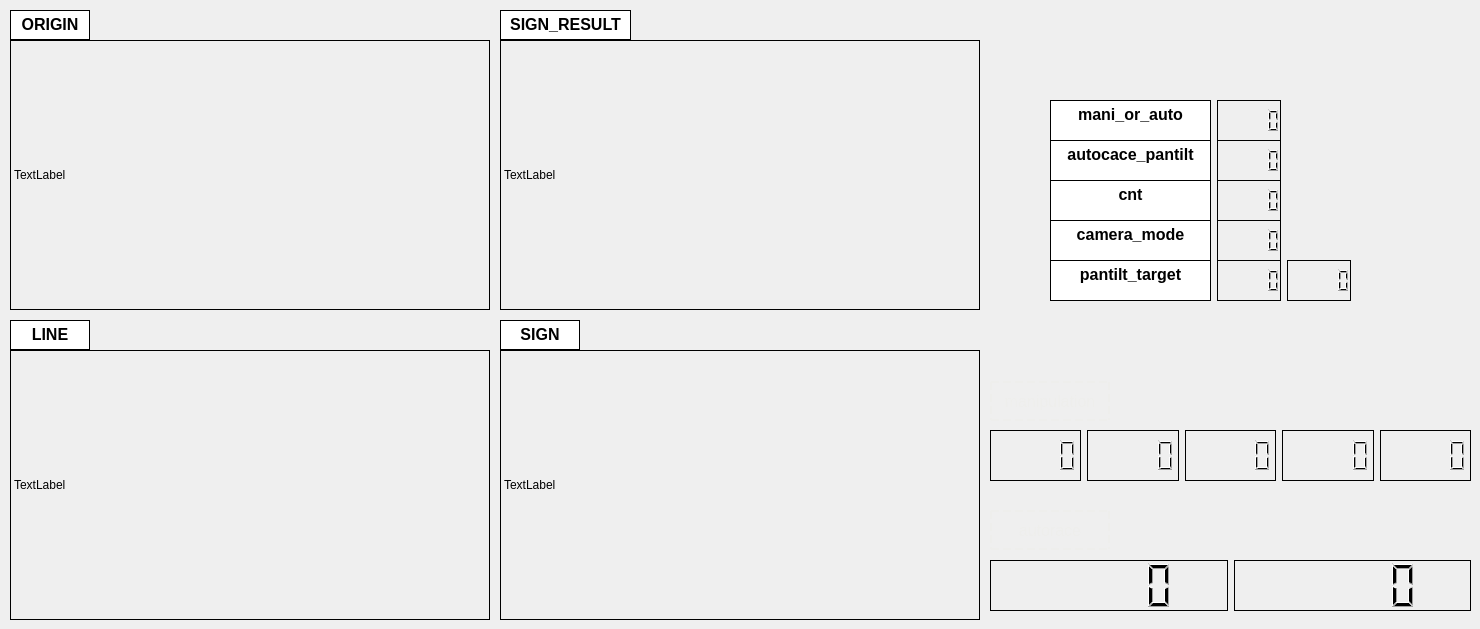
    <widget class="QWidget" name="Result">
     <attribute name="title">
      <string>Result</string>
     </attribute>
     <widget class="QPushButton" name="manipulation">
      <property name="geometry">
       <rect>
        <x>990</x>
        <y>381</y>
        <width>120</width>
        <height>40</height>
       </rect>
      </property>
      <property name="font">
       <font>
        <pointsize>12</pointsize>
        <weight>50</weight>
        <italic>false</italic>
        <bold>false</bold>
       </font>
      </property>
      <property name="styleSheet">
       <string notr="true">border-color: rgb(238, 238, 236);
border-width : 1.5px;
border-style:dashed;
color: rgb(238, 238, 236);</string>
      </property>
      <property name="text">
       <string>manipulation</string>
      </property>
     </widget>
     <widget class="QLabel" name="origin">
      <property name="geometry">
       <rect>
        <x>10</x>
        <y>40</y>
        <width>480</width>
        <height>270</height>
       </rect>
      </property>
      <property name="frameShape">
       <enum>QFrame::Box</enum>
      </property>
      <property name="text">
       <string>TextLabel</string>
      </property>
     </widget>
     <widget class="QTextEdit" name="ORIGIN">
      <property name="geometry">
       <rect>
        <x>10</x>
        <y>10</y>
        <width>80</width>
        <height>30</height>
       </rect>
      </property>
      <property name="frameShape">
       <enum>QFrame::Box</enum>
      </property>
      <property name="frameShadow">
       <enum>QFrame::Plain</enum>
      </property>
      <property name="html">
       <string>&lt;!DOCTYPE HTML PUBLIC &quot;-//W3C//DTD HTML 4.0//EN&quot; &quot;http://www.w3.org/TR/REC-html40/strict.dtd&quot;&gt;
&lt;html&gt;&lt;head&gt;&lt;meta name=&quot;qrichtext&quot; content=&quot;1&quot; /&gt;&lt;style type=&quot;text/css&quot;&gt;
p, li { white-space: pre-wrap; }
&lt;/style&gt;&lt;/head&gt;&lt;body style=&quot; font-family:'Ubuntu'; font-size:11pt; font-weight:400; font-style:normal;&quot;&gt;
&lt;p align=&quot;center&quot; style=&quot; margin-top:0px; margin-bottom:0px; margin-left:0px; margin-right:0px; -qt-block-indent:0; text-indent:0px;&quot;&gt;&lt;span style=&quot; font-size:12pt; font-weight:600;&quot;&gt;ORIGIN&lt;/span&gt;&lt;/p&gt;&lt;/body&gt;&lt;/html&gt;</string>
      </property>
     </widget>
     <widget class="QTextEdit" name="SIGN">
      <property name="geometry">
       <rect>
        <x>500</x>
        <y>320</y>
        <width>80</width>
        <height>30</height>
       </rect>
      </property>
      <property name="frameShape">
       <enum>QFrame::Box</enum>
      </property>
      <property name="frameShadow">
       <enum>QFrame::Plain</enum>
      </property>
      <property name="html">
       <string>&lt;!DOCTYPE HTML PUBLIC &quot;-//W3C//DTD HTML 4.0//EN&quot; &quot;http://www.w3.org/TR/REC-html40/strict.dtd&quot;&gt;
&lt;html&gt;&lt;head&gt;&lt;meta name=&quot;qrichtext&quot; content=&quot;1&quot; /&gt;&lt;style type=&quot;text/css&quot;&gt;
p, li { white-space: pre-wrap; }
&lt;/style&gt;&lt;/head&gt;&lt;body style=&quot; font-family:'Ubuntu'; font-size:11pt; font-weight:400; font-style:normal;&quot;&gt;
&lt;p align=&quot;center&quot; style=&quot; margin-top:0px; margin-bottom:0px; margin-left:0px; margin-right:0px; -qt-block-indent:0; text-indent:0px;&quot;&gt;&lt;span style=&quot; font-size:12pt; font-weight:600;&quot;&gt;SIGN&lt;/span&gt;&lt;/p&gt;&lt;/body&gt;&lt;/html&gt;</string>
      </property>
     </widget>
     <widget class="QPushButton" name="autorace">
      <property name="geometry">
       <rect>
        <x>990</x>
        <y>510</y>
        <width>120</width>
        <height>40</height>
       </rect>
      </property>
      <property name="font">
       <font>
        <pointsize>12</pointsize>
        <weight>50</weight>
        <italic>false</italic>
        <bold>false</bold>
       </font>
      </property>
      <property name="styleSheet">
       <string notr="true">border-color: rgb(238, 238, 236);
border-width : 1.5px;
border-style:dashed;
color: rgb(238, 238, 236);</string>
      </property>
      <property name="text">
       <string>autorace</string>
      </property>
     </widget>
     <widget class="QLabel" name="line">
      <property name="geometry">
       <rect>
        <x>10</x>
        <y>350</y>
        <width>480</width>
        <height>270</height>
       </rect>
      </property>
      <property name="frameShape">
       <enum>QFrame::Box</enum>
      </property>
      <property name="text">
       <string>TextLabel</string>
      </property>
     </widget>
     <widget class="QLabel" name="sign">
      <property name="geometry">
       <rect>
        <x>500</x>
        <y>350</y>
        <width>480</width>
        <height>270</height>
       </rect>
      </property>
      <property name="frameShape">
       <enum>QFrame::Box</enum>
      </property>
      <property name="text">
       <string>TextLabel</string>
      </property>
     </widget>
     <widget class="QTextEdit" name="LINE">
      <property name="geometry">
       <rect>
        <x>10</x>
        <y>320</y>
        <width>80</width>
        <height>30</height>
       </rect>
      </property>
      <property name="frameShape">
       <enum>QFrame::Box</enum>
      </property>
      <property name="frameShadow">
       <enum>QFrame::Plain</enum>
      </property>
      <property name="html">
       <string>&lt;!DOCTYPE HTML PUBLIC &quot;-//W3C//DTD HTML 4.0//EN&quot; &quot;http://www.w3.org/TR/REC-html40/strict.dtd&quot;&gt;
&lt;html&gt;&lt;head&gt;&lt;meta name=&quot;qrichtext&quot; content=&quot;1&quot; /&gt;&lt;style type=&quot;text/css&quot;&gt;
p, li { white-space: pre-wrap; }
&lt;/style&gt;&lt;/head&gt;&lt;body style=&quot; font-family:'Ubuntu'; font-size:11pt; font-weight:400; font-style:normal;&quot;&gt;
&lt;p align=&quot;center&quot; style=&quot; margin-top:0px; margin-bottom:0px; margin-left:0px; margin-right:0px; -qt-block-indent:0; text-indent:0px;&quot;&gt;&lt;span style=&quot; font-size:12pt; font-weight:600;&quot;&gt;LINE&lt;/span&gt;&lt;/p&gt;&lt;/body&gt;&lt;/html&gt;</string>
      </property>
     </widget>
     <widget class="QWidget" name="horizontalLayoutWidget">
      <property name="geometry">
       <rect>
        <x>990</x>
        <y>430</y>
        <width>481</width>
        <height>51</height>
       </rect>
      </property>
      <layout class="QHBoxLayout" name="horizontalLayout">
       <property name="sizeConstraint">
        <enum>QLayout::SetDefaultConstraint</enum>
       </property>
       <item>
        <widget class="QLCDNumber" name="m_1">
         <property name="frameShadow">
          <enum>QFrame::Plain</enum>
         </property>
        </widget>
       </item>
       <item>
        <widget class="QLCDNumber" name="m_2">
         <property name="frameShadow">
          <enum>QFrame::Plain</enum>
         </property>
        </widget>
       </item>
       <item>
        <widget class="QLCDNumber" name="m_3">
         <property name="frameShadow">
          <enum>QFrame::Plain</enum>
         </property>
        </widget>
       </item>
       <item>
        <widget class="QLCDNumber" name="m_4">
         <property name="frameShadow">
          <enum>QFrame::Plain</enum>
         </property>
        </widget>
       </item>
       <item>
        <widget class="QLCDNumber" name="m_5">
         <property name="frameShadow">
          <enum>QFrame::Plain</enum>
         </property>
        </widget>
       </item>
      </layout>
     </widget>
     <widget class="QLabel" name="sign_result">
      <property name="geometry">
       <rect>
        <x>500</x>
        <y>40</y>
        <width>480</width>
        <height>270</height>
       </rect>
      </property>
      <property name="frameShape">
       <enum>QFrame::Box</enum>
      </property>
      <property name="text">
       <string>TextLabel</string>
      </property>
     </widget>
     <widget class="QTextEdit" name="SIGN_RESULT">
      <property name="geometry">
       <rect>
        <x>500</x>
        <y>10</y>
        <width>131</width>
        <height>30</height>
       </rect>
      </property>
      <property name="frameShape">
       <enum>QFrame::Box</enum>
      </property>
      <property name="frameShadow">
       <enum>QFrame::Plain</enum>
      </property>
      <property name="html">
       <string>&lt;!DOCTYPE HTML PUBLIC &quot;-//W3C//DTD HTML 4.0//EN&quot; &quot;http://www.w3.org/TR/REC-html40/strict.dtd&quot;&gt;
&lt;html&gt;&lt;head&gt;&lt;meta name=&quot;qrichtext&quot; content=&quot;1&quot; /&gt;&lt;style type=&quot;text/css&quot;&gt;
p, li { white-space: pre-wrap; }
&lt;/style&gt;&lt;/head&gt;&lt;body style=&quot; font-family:'Ubuntu'; font-size:11pt; font-weight:400; font-style:normal;&quot;&gt;
&lt;p align=&quot;center&quot; style=&quot; margin-top:0px; margin-bottom:0px; margin-left:0px; margin-right:0px; -qt-block-indent:0; text-indent:0px;&quot;&gt;&lt;span style=&quot; font-size:12pt; font-weight:600;&quot;&gt;SIGN_RESULT&lt;/span&gt;&lt;/p&gt;&lt;/body&gt;&lt;/html&gt;</string>
      </property>
     </widget>
     <widget class="QWidget" name="horizontalLayoutWidget_2">
      <property name="geometry">
       <rect>
        <x>990</x>
        <y>560</y>
        <width>481</width>
        <height>51</height>
       </rect>
      </property>
      <layout class="QHBoxLayout" name="horizontalLayout_2">
       <property name="sizeConstraint">
        <enum>QLayout::SetDefaultConstraint</enum>
       </property>
       <item>
        <widget class="QLCDNumber" name="lrpm">
         <property name="frameShadow">
          <enum>QFrame::Plain</enum>
         </property>
        </widget>
       </item>
       <item>
        <widget class="QLCDNumber" name="rrpm">
         <property name="frameShadow">
          <enum>QFrame::Plain</enum>
         </property>
        </widget>
       </item>
      </layout>
     </widget>
     <widget class="QWidget" name="horizontalLayoutWidget_3">
      <property name="geometry">
       <rect>
        <x>1050</x>
        <y>100</y>
        <width>231</width>
        <height>41</height>
       </rect>
      </property>
      <layout class="QHBoxLayout" name="horizontalLayout_3">
       <property name="sizeConstraint">
        <enum>QLayout::SetDefaultConstraint</enum>
       </property>
       <item>
        <widget class="QTextEdit" name="mani_or_auto">
         <property name="frameShape">
          <enum>QFrame::Box</enum>
         </property>
         <property name="frameShadow">
          <enum>QFrame::Plain</enum>
         </property>
         <property name="html">
          <string>&lt;!DOCTYPE HTML PUBLIC &quot;-//W3C//DTD HTML 4.0//EN&quot; &quot;http://www.w3.org/TR/REC-html40/strict.dtd&quot;&gt;
&lt;html&gt;&lt;head&gt;&lt;meta name=&quot;qrichtext&quot; content=&quot;1&quot; /&gt;&lt;style type=&quot;text/css&quot;&gt;
p, li { white-space: pre-wrap; }
&lt;/style&gt;&lt;/head&gt;&lt;body style=&quot; font-family:'Ubuntu'; font-size:11pt; font-weight:400; font-style:normal;&quot;&gt;
&lt;p align=&quot;center&quot; style=&quot; margin-top:0px; margin-bottom:0px; margin-left:0px; margin-right:0px; -qt-block-indent:0; text-indent:0px;&quot;&gt;&lt;span style=&quot; font-size:12pt; font-weight:600;&quot;&gt;mani_or_auto&lt;/span&gt;&lt;/p&gt;&lt;/body&gt;&lt;/html&gt;</string>
         </property>
        </widget>
       </item>
       <item>
        <widget class="QLCDNumber" name="f_1">
         <property name="frameShadow">
          <enum>QFrame::Plain</enum>
         </property>
        </widget>
       </item>
      </layout>
     </widget>
     <widget class="QWidget" name="horizontalLayoutWidget_4">
      <property name="geometry">
       <rect>
        <x>1050</x>
        <y>140</y>
        <width>231</width>
        <height>41</height>
       </rect>
      </property>
      <layout class="QHBoxLayout" name="horizontalLayout_4">
       <property name="sizeConstraint">
        <enum>QLayout::SetDefaultConstraint</enum>
       </property>
       <item>
        <widget class="QTextEdit" name="auto_pan_flag">
         <property name="frameShape">
          <enum>QFrame::Box</enum>
         </property>
         <property name="frameShadow">
          <enum>QFrame::Plain</enum>
         </property>
         <property name="html">
          <string>&lt;!DOCTYPE HTML PUBLIC &quot;-//W3C//DTD HTML 4.0//EN&quot; &quot;http://www.w3.org/TR/REC-html40/strict.dtd&quot;&gt;
&lt;html&gt;&lt;head&gt;&lt;meta name=&quot;qrichtext&quot; content=&quot;1&quot; /&gt;&lt;style type=&quot;text/css&quot;&gt;
p, li { white-space: pre-wrap; }
&lt;/style&gt;&lt;/head&gt;&lt;body style=&quot; font-family:'Ubuntu'; font-size:11pt; font-weight:400; font-style:normal;&quot;&gt;
&lt;p align=&quot;center&quot; style=&quot; margin-top:0px; margin-bottom:0px; margin-left:0px; margin-right:0px; -qt-block-indent:0; text-indent:0px;&quot;&gt;&lt;span style=&quot; font-size:12pt; font-weight:600;&quot;&gt;autocace_pantilt&lt;/span&gt;&lt;/p&gt;&lt;/body&gt;&lt;/html&gt;</string>
         </property>
        </widget>
       </item>
       <item>
        <widget class="QLCDNumber" name="f_2">
         <property name="frameShadow">
          <enum>QFrame::Plain</enum>
         </property>
        </widget>
       </item>
      </layout>
     </widget>
     <widget class="QWidget" name="horizontalLayoutWidget_5">
      <property name="geometry">
       <rect>
        <x>1050</x>
        <y>180</y>
        <width>231</width>
        <height>41</height>
       </rect>
      </property>
      <layout class="QHBoxLayout" name="horizontalLayout_5">
       <property name="sizeConstraint">
        <enum>QLayout::SetDefaultConstraint</enum>
       </property>
       <item>
        <widget class="QTextEdit" name="SIGN_5">
         <property name="frameShape">
          <enum>QFrame::Box</enum>
         </property>
         <property name="frameShadow">
          <enum>QFrame::Plain</enum>
         </property>
         <property name="html">
          <string>&lt;!DOCTYPE HTML PUBLIC &quot;-//W3C//DTD HTML 4.0//EN&quot; &quot;http://www.w3.org/TR/REC-html40/strict.dtd&quot;&gt;
&lt;html&gt;&lt;head&gt;&lt;meta name=&quot;qrichtext&quot; content=&quot;1&quot; /&gt;&lt;style type=&quot;text/css&quot;&gt;
p, li { white-space: pre-wrap; }
&lt;/style&gt;&lt;/head&gt;&lt;body style=&quot; font-family:'Ubuntu'; font-size:11pt; font-weight:400; font-style:normal;&quot;&gt;
&lt;p align=&quot;center&quot; style=&quot; margin-top:0px; margin-bottom:0px; margin-left:0px; margin-right:0px; -qt-block-indent:0; text-indent:0px;&quot;&gt;&lt;span style=&quot; font-size:12pt; font-weight:600;&quot;&gt;cnt&lt;/span&gt;&lt;/p&gt;&lt;/body&gt;&lt;/html&gt;</string>
         </property>
        </widget>
       </item>
       <item>
        <widget class="QLCDNumber" name="f_3">
         <property name="frameShadow">
          <enum>QFrame::Plain</enum>
         </property>
        </widget>
       </item>
      </layout>
     </widget>
     <widget class="QWidget" name="horizontalLayoutWidget_6">
      <property name="geometry">
       <rect>
        <x>1050</x>
        <y>220</y>
        <width>231</width>
        <height>41</height>
       </rect>
      </property>
      <layout class="QHBoxLayout" name="horizontalLayout_6">
       <property name="sizeConstraint">
        <enum>QLayout::SetDefaultConstraint</enum>
       </property>
       <item>
        <widget class="QTextEdit" name="SIGN_6">
         <property name="frameShape">
          <enum>QFrame::Box</enum>
         </property>
         <property name="frameShadow">
          <enum>QFrame::Plain</enum>
         </property>
         <property name="html">
          <string>&lt;!DOCTYPE HTML PUBLIC &quot;-//W3C//DTD HTML 4.0//EN&quot; &quot;http://www.w3.org/TR/REC-html40/strict.dtd&quot;&gt;
&lt;html&gt;&lt;head&gt;&lt;meta name=&quot;qrichtext&quot; content=&quot;1&quot; /&gt;&lt;style type=&quot;text/css&quot;&gt;
p, li { white-space: pre-wrap; }
&lt;/style&gt;&lt;/head&gt;&lt;body style=&quot; font-family:'Ubuntu'; font-size:11pt; font-weight:400; font-style:normal;&quot;&gt;
&lt;p align=&quot;center&quot; style=&quot; margin-top:0px; margin-bottom:0px; margin-left:0px; margin-right:0px; -qt-block-indent:0; text-indent:0px;&quot;&gt;&lt;span style=&quot; font-size:12pt; font-weight:600;&quot;&gt;camera_mode&lt;/span&gt;&lt;/p&gt;&lt;/body&gt;&lt;/html&gt;</string>
         </property>
        </widget>
       </item>
       <item>
        <widget class="QLCDNumber" name="f_4">
         <property name="frameShadow">
          <enum>QFrame::Plain</enum>
         </property>
        </widget>
       </item>
      </layout>
     </widget>
     <widget class="QWidget" name="horizontalLayoutWidget_7">
      <property name="geometry">
       <rect>
        <x>1050</x>
        <y>260</y>
        <width>301</width>
        <height>41</height>
       </rect>
      </property>
      <layout class="QHBoxLayout" name="horizontalLayout_7">
       <property name="sizeConstraint">
        <enum>QLayout::SetDefaultConstraint</enum>
       </property>
       <item>
        <widget class="QTextEdit" name="SIGN_7">
         <property name="frameShape">
          <enum>QFrame::Box</enum>
         </property>
         <property name="frameShadow">
          <enum>QFrame::Plain</enum>
         </property>
         <property name="html">
          <string>&lt;!DOCTYPE HTML PUBLIC &quot;-//W3C//DTD HTML 4.0//EN&quot; &quot;http://www.w3.org/TR/REC-html40/strict.dtd&quot;&gt;
&lt;html&gt;&lt;head&gt;&lt;meta name=&quot;qrichtext&quot; content=&quot;1&quot; /&gt;&lt;style type=&quot;text/css&quot;&gt;
p, li { white-space: pre-wrap; }
&lt;/style&gt;&lt;/head&gt;&lt;body style=&quot; font-family:'Ubuntu'; font-size:11pt; font-weight:400; font-style:normal;&quot;&gt;
&lt;p align=&quot;center&quot; style=&quot; margin-top:0px; margin-bottom:0px; margin-left:0px; margin-right:0px; -qt-block-indent:0; text-indent:0px;&quot;&gt;&lt;span style=&quot; font-size:12pt; font-weight:600;&quot;&gt;pantilt_target&lt;/span&gt;&lt;/p&gt;&lt;/body&gt;&lt;/html&gt;</string>
         </property>
        </widget>
       </item>
       <item>
        <widget class="QLCDNumber" name="f_5">
         <property name="frameShadow">
          <enum>QFrame::Plain</enum>
         </property>
        </widget>
       </item>
       <item>
        <widget class="QLCDNumber" name="f_6">
         <property name="frameShadow">
          <enum>QFrame::Plain</enum>
         </property>
        </widget>
       </item>
      </layout>
     </widget>
    </widget>
